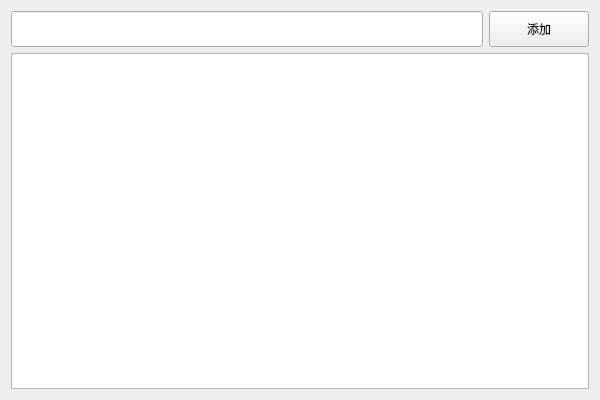
<?xml version="1.0" encoding="UTF-8"?>
<ui version="4.0">
 <class>MemoFrameClass</class>
 <widget class="QFrame" name="MemoFrameClass">
  <property name="geometry">
   <rect>
    <x>0</x>
    <y>0</y>
    <width>600</width>
    <height>400</height>
   </rect>
  </property>
  <property name="windowTitle">
   <string>MemoFrame</string>
  </property>
  <layout class="QVBoxLayout" name="verticalLayout">
   <item>
    <layout class="QHBoxLayout" name="horizontalLayout">
     <item>
      <widget class="QLineEdit" name="lineEdit">
       <property name="minimumSize">
        <size>
         <width>0</width>
         <height>36</height>
        </size>
       </property>
       <property name="maximumSize">
        <size>
         <width>16777215</width>
         <height>36</height>
        </size>
       </property>
      </widget>
     </item>
     <item>
      <widget class="QPushButton" name="addBtn">
       <property name="sizePolicy">
        <sizepolicy hsizetype="Fixed" vsizetype="Fixed">
         <horstretch>0</horstretch>
         <verstretch>0</verstretch>
        </sizepolicy>
       </property>
       <property name="minimumSize">
        <size>
         <width>100</width>
         <height>36</height>
        </size>
       </property>
       <property name="maximumSize">
        <size>
         <width>100</width>
         <height>36</height>
        </size>
       </property>
       <property name="text">
        <string>添加</string>
       </property>
      </widget>
     </item>
    </layout>
   </item>
   <item>
    <widget class="QListWidget" name="listWidget"/>
   </item>
  </layout>
 </widget>
 <layoutdefault spacing="6" margin="11"/>
 <resources/>
 <connections/>
</ui>
